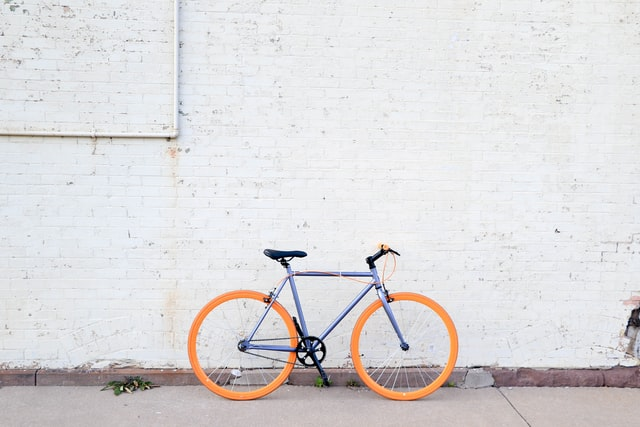
#> input picture Data/bike.jpg, 640 x 427 px, found by its file name
$ jupyter execute read_and_save.ipynb
#> lines starting #> are read from the running program, lines starting #| are printed output that depends on the picture
# Reading and Saving images

This notebook is about how to read and save images.

[cell 1]
# import numpy and opencv
import numpy as np
import cv2
from matplotlib import pyplot as plt

[cell 2]
# specify the filepath and read the image
fp = 'C:/Users/20194136/Documents/Personal_Development/opencv/Data/bike.jpg'
# the zero argument here makes it grayscale
img = cv2.imread(fp, 0)
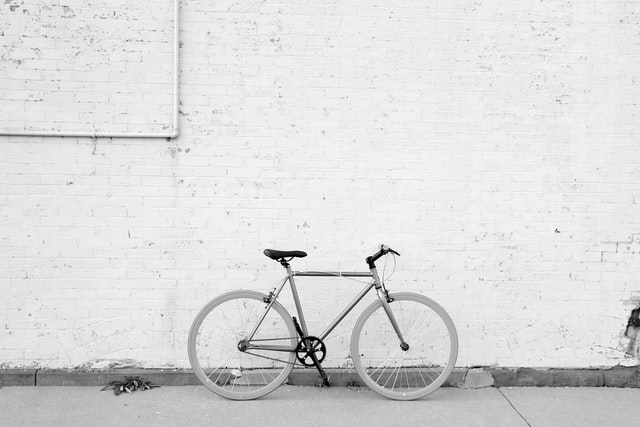
#> img: shape (427, 640); min 0, max 255, mean 218.9

### Reading the image

[cell 3]
# show the image in grayscale
cv2.imshow('bike', img)
cv2.waitKey(0)
cv2.destroyAllWindows()

[cell 4]
# plot the image with matplotlib
plt.imshow(img, cmap = 'gray', interpolation = 'bicubic')
plt.xticks([]), plt.yticks([])  # to hide tick values on X and Y axis
plt.show()

### Saving the image

[cell 5]
#cv2.imwrite('bikegrey.png',img)

### What is inside 'ímg'?

Now, we loaded the image as a grayscale, so the IMG is a twodimensional matrix with all the pixels representend by one value.

[cell 6]
print('shape of the image:',img.shape)
#| shape of the image: (427, 640)
print('total number of pixels:', img.size)
#| total number of pixels: 273280
print('the matrix:\n\n', img)
#> (printed output is left out)

### Reading color image

Now we can read the same image, but take colors instead of grayscale.

[cell 7]
img_color = cv2.imread(fp)
#> img_color is the input picture: shape (427, 640, 3); mean B, G, R 219.4, 218.2, 220.2

[cell 8]
# show the image in color
cv2.imshow('bike', img_color)
cv2.waitKey(0)
cv2.destroyAllWindows()

However, when we want to plot this same picture in matplotlib, we see that the colors are really strange! What happened? OpenCV uses BGR (Blue/Green/Red) to identify the colors, whereas matplotlib and Pillow use the more commonly known RGB (Red/Green/Blue). Therefore, to read it properly, we need to convert BGR to RGB.

[cell 9]
# for clarity, let's rename our img_color to img_color_bgr
img_color_bgr = img_color

[cell 10]
# plot the image with matplotlib
plt.imshow(img_color_bgr, cmap = 'gray', interpolation = 'bicubic')
plt.xticks([]), plt.yticks([])  # to hide tick values on X and Y axis
plt.show()

[cell 11]
# What we do is simply change the dimensions from BGR to RGB
#(so swap the first and last)
img_color_rgb = img_color_bgr[:, :, [2, 1, 0]]
